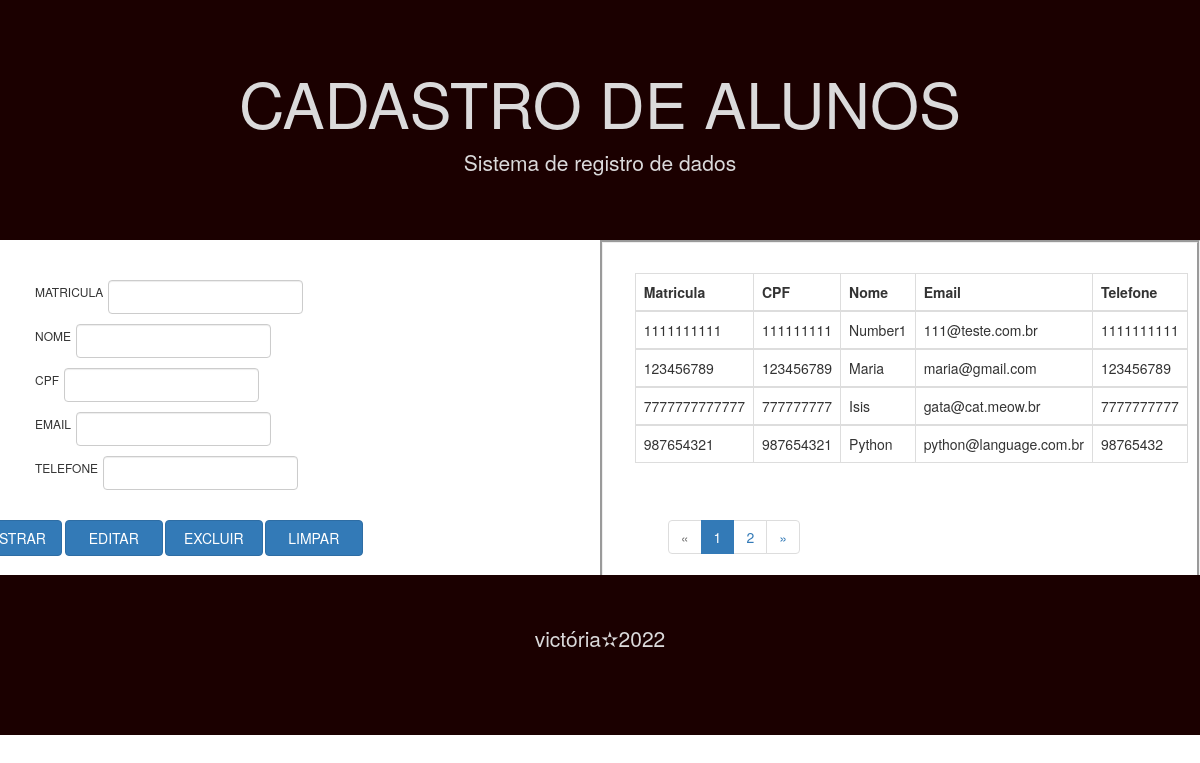
The page / on the database its author committed.
### aluno/models.py (models this page shows, shortened)
class Base(models.Model):
    at_create = models.DateTimeField(auto_now_add=True)
    at_update = models.DateTimeField(auto_now=True)
    class Meta:
        abstract = True

class Aluno(Base):
    matricula = models.IntegerField()
    cpf = models.IntegerField(validators=[MinValueValidator(1), MaxValueValidator(99999999999)])
    nome = models.CharField(max_length=80)
    email = models.EmailField(max_length=80, blank=True)
    telefone = models.IntegerField(validators=[MinValueValidator(1), MaxValueValidator(99999999999)])
    class Meta:
        ordering = ['cpf', 'nome', 'matricula', 'email', 'telefone']

### aluno/views.py (the view, shortened to what this page needs)
# urls.py: path('', index, name='home'),
def index(request):
    form = alunoForm(request.POST or None)
    alunos = Aluno.objects.all()
    page = request.GET.get('page', 1)
    paginator = Paginator(alunos, 4)
    try:
        alunos = paginator.page(page)
    except PageNotAnInteger:
        alunos = paginator.page(1)
    except EmptyPage:
        alunos = paginator.page(paginator.num_pages)
    context = {
        'lista_aluno': alunos,
        'form': form,
        'users': alunos
    }
    return render(request, 'index.html', context)

### aluno/forms.py
class alunoForm(ModelForm):
    class Meta:
        model = Aluno
        fields = '__all__'
    matricula = forms.CharField(label='', widget=forms.TextInput(attrs={'class': 'form-control', 'id': 'matricula'}))
    cpf = forms.CharField(label='', widget=forms.TextInput(attrs={'class': 'form-control' , 'id': 'cpf'}))
    nome = forms.CharField(label='', widget=forms.TextInput(attrs={'class': 'form-control', 'id': 'nome'}))
    email = forms.EmailField(label='', widget=forms.EmailInput(attrs={'class': 'form-control', 'id': 'email'}))
    telefone = forms.CharField(label='', widget=forms.TextInput(attrs={'class': 'form-control', 'id': 'telefone'}))

### aluno/templates/index.html (shortened to what this page needs)
<!DOCTYPE html>
{% load static %}
{% load bootstrap4 %}
<html lang="pt-br">
<head>
  <link rel="stylesheet" href="https://maxcdn.bootstrapcdn.com/bootstrap/3.4.1/css/bootstrap.min.css">
  <link rel="stylesheet" href="https://maxcdn.bootstrapcdn.com/bootstrap/3.4.1/css/bootstrap.min.css">
</head>
<body>
      <div class="jumbotron text-center" style="background-color:#1b0000; color:#dbdadb;">
        <h1>CADASTRO DE ALUNOS</h1>
        <p>Sistema de registro de dados</p>
      </div>
      <div class="container p-3 my-3  text-white">
         <div class="row">
             <div class="col-sm-4">
                <form class="form-inline" action=" " method="post" >
                 <p>
                    <h6 style="float: left; margin:5px;">MATRICULA </h6>
                    {% bootstrap_field form.matricula id='matricula' %}<br>
                </p>
                <p>
                    <h6 style="float: left; margin:5px;">NOME</h6>
                    {% bootstrap_field form.nome id='nome' %}<br>
                </p>
                <p>
                    <h6 style="float: left; margin:5px;">CPF</h6>
                    {% bootstrap_field form.cpf id='cpf' %}<br>
                </p>
                <p>
                    <h6 style="float: left; margin:5px;">EMAIL</h6>
                    {% bootstrap_field form.email id='email' %}<br>
                </p>
                <p>
                    <h6 style="float: left; margin:5px;">TELEFONE</h6>
                    {% bootstrap_field form.telefone id='telefone' %}</p>
                    <br><button type="submit" class="btn btn-primary" style=
                        "position:absolute;
                        width:30%;
                        height:12%;
                        right:200px;
                        top:250px;
                        left:-70px;
                        z-index:2;">CADASTRAR</button>
                    <br><button type="submit" class="btn btn-primary" onclick="Editar()"
                        style="position:absolute;
                        width:25%;
                        height:12%;
                        right:200px;
                        top:250px;
                        left:50px;
                        z-index:2;">EDITAR</button>
                     <br><button type="submit" class="btn btn-primary" onclick="Excluir()"
                        style= "position:absolute;
                        width:25%;
                        height:12%;
                        right:200px;
                        top:250px;
                        left:150px;
                        z-index:2;">EXCLUIR</button>
                </form>
                <button type="submit" class="btn btn-primary" id="clear" onclick="Limpar()"
                        style="position:absolute;
                        width:25%;
                        height:12%;
                        right:200px;
                        top:250px;
                        left:250px;
                        z-index:2;">LIMPAR</button>
             </div>
             <div class="row" style="position:absolute; top:240px; width:50% ; height:48%; border-style: groove; right:15px;">
                 <div class="col-sm-4">
                     <table class="table table-bordered" style="margin-top:30px; margin-left:10%;">
                        <thead>
                           <tr>
                             <th>Matricula</th>
                             <th>CPF</th>
                             <th>Nome</th>
                             <th>Email</th>
                             <th>Telefone</th>
                           </tr>
                        </thead>
                         {% for aluno in lista_aluno %}
                        <tbody>
                          <tr>
                            <td> {{ aluno.matricula }} </td>
                            <td> {{ aluno.cpf }} </td>
                            <td> {{ aluno.nome }} </td>
                            <td> {{ aluno.email }} </td>
                            <td> {{ aluno.telefone }} </td>
                          </tr>
                        </tbody>
                         {% empty %}
                          <div class="alert alert-warning" style="position:absolute; width:290%; left:20px; top:60px;">
                            <strong> Não há nenhum campo registrado! </strong>
                          </div>
                         {% endfor %}
                     </table>
                     <center>
                         {% if users.has_other_pages %}
                              <ul class="pagination" style="position:fixed; top:500px; right:400px;">
                                {% if users.has_previous %}
                                  <li><a href="?page={{ users.previous_page_number }}">&laquo;</a></li>
                                {% else %}
                                  <li class="disabled"><span>&laquo;</span></li>
                                {% endif %}
                                {% for i in users.paginator.page_range %}
                                  {% if users.number == i %}
                                    <li class="active"><span>{{ i }} <span class="sr-only">(current)</span></span></li>
                                  {% else %}
                                    <li><a href="?page={{ i }}">{{ i }}</a></li>
                                  {% endif %}
                                {% endfor %}
                                {% if users.has_next %}
                                  <li><a href="?page={{ users.next_page_number }}">&raquo;</a></li>
                                {% else %}
                                  <li class="disabled"><span>&raquo;</span></li>
                                {% endif %}
                              </ul>
                        {% endif %}
                     </center>
                 </div>
             </div>
        </div>
     </div>
    <div class="jumbotron text-center" style="position:absolute; width:100%; height:20%; top:575px; left:0px; margin-bottom:0; background-color:#1b0000; color:#dbdadb;">
      <p>victória✫2022</p>
    </div>
</body>
</html>

### rows shown on the page
Aluno: matricula "1111111111", cpf "111111111", nome "Number1", email "111@teste.com.br", telefone "1111111111"
Aluno: matricula "123456789", cpf "123456789", nome "Maria", email "maria@gmail.com", telefone "123456789"
Aluno: matricula "7777777777777", cpf "777777777", nome "Isis", email "gata@cat.meow.br", telefone "7777777777"
Aluno: matricula "987654321", cpf "987654321", nome "Python", email "python@language.com.br", telefone "98765432"

### other values the page prints
{{ i }} "1"
{{ i }} "2"
